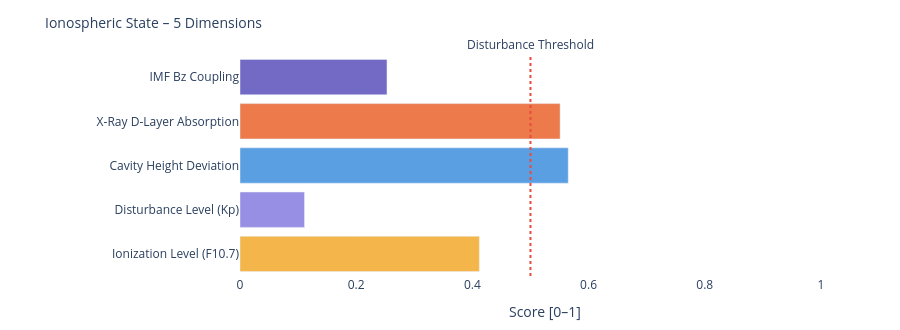

The cell this chart's notebook holds for it:
### Markdown cell above
---
### 📐 Systemic Insight: Geometric Cavity vs. Real Schumann Resonance

**Relevant for:** Layer 6 = delta analysis &nbsp;|&nbsp; Layer 7 = feature vector / system interpretation

A cavity height change from 80 km to 70 km shifts the **idealized geometric frequencies** only minimally:

| Modus | Aktuell | Referenz | Δ |
|-------|---------|----------|---|
| SR-1 | 10.4762 Hz | 10.4599 Hz | +16 mHz |
| SR-2 | 18.1452 Hz | 18.1171 Hz | +28 mHz |
| SR-3 | 25.6612 Hz | 25.6215 Hz | +40 mHz |
| SR-4 | 33.1285 Hz | 33.0772 Hz | +51 mHz |

The geometric effect is limited because 10 km is very small compared to Earth's radius (~6371 km).

**Consequence:** Real Schumann deviations are likely driven more strongly by **conductivity, damping, day/night structure, lightning distribution and source geometry** than by pure cavity height.

---

**Layer 6 compares:**
```
geometric Δ from Layer 4  vs.  observed Δ from real Schumann measurement data
```

**Layer 7 Feature:**
```
If real Δ >> geometric Δ  →  non-geometric factors dominant
```

### Code cell
# ============================================================
# IONOSPHERIC STATE – Summary gauge
# Five dimensions: ionization, disturbance, cavity height, X-Ray, Bz coupling
# ============================================================

def norm(v, lo, hi):
    if v is None: return None
    return round(max(0.0, min(1.0, (v - lo) / (hi - lo))), 3)

# Ionization level (F10.7 → F2-Layer)
ioniz = norm(f107_val, 60, 250)

# Disturbance level (Kp → E/F-Layer irregularities)
disturb = norm(kp_val, 0, 9)

# Cavity height deviation from reference (80 km)
h_dev = norm(abs(h_eff - 80), 0, 20)

# X-Ray ionization (D-Layer absorption)
xray_ioniz = None
if xray_now is not None:
    xray_ioniz = norm(math.log10(max(xray_now, 1e-9)) + 9, 0, 5)

# Bz coupling (southward Bz → stronger magnetosphere-ionosphere coupling)
bz_coupling = norm(-(bz_now or 0), -5, 30) if bz_now is not None else None

dims = [
    ('Ionization Level (F10.7)',    ioniz,      '#F2A623'),
    ('Disturbance Level (Kp)',      disturb,    '#7F77DD'),
    ('Cavity Height Deviation',     h_dev,      '#378ADD'),
    ('X-Ray D-Layer Absorption',    xray_ioniz, '#E85D24'),
    ('IMF Bz Coupling',             bz_coupling,'#534AB7'),
]

fig = go.Figure()
for name, val, col in dims:
    if val is not None:
        h = int(val * 20)
        bar = '█' * h + '░' * (20 - h)
        label = f'{name}:  {bar}  {val:.3f}'
    else:
        label = f'{name}:  {"─" * 20}  n/a'
    fig.add_trace(go.Bar(
        x=[val if val is not None else 0],
        y=[name],
        orientation='h',
        marker_color=col, opacity=0.82,
        showlegend=False
    ))

fig.add_vline(x=0.5, line_dash='dot', line_color='#e74c3c',
              annotation_text='Disturbance Threshold', annotation_position='top')
fig.update_layout(
    title=dict(text='Ionospheric State – 5 Dimensions', font=dict(size=14)),
    xaxis=dict(title='Score [0–1]', range=[0, 1.05]),
    height=330, plot_bgcolor='rgba(0,0,0,0)', paper_bgcolor='rgba(0,0,0,0)',
    margin=dict(l=240, r=50, t=55, b=40)
)
fig.show()

print(f'\nIonospheric state:')
for name, val, _ in dims:
    print(f'  {name:<35} {val:.3f}' if val is not None else f'  {name:<35} n/a')

### Figure 1 — Plotly figure (JSON) as saved in the notebook; plotly's stock layout.template omitted (floating-point values rounded to 4 significant figures)
{"data": [{"marker": {"color": "#F2A623"}, "opacity": 0.82, "orientation": "h", "showlegend": false, "type": "bar", "x": [0.412], "y": ["Ionization Level (F10.7)"]}, {"marker": {"color": "#7F77DD"}, "opacity": 0.82, "orientation": "h", "showlegend": false, "type": "bar", "x": [0.111], "y": ["Disturbance Level (Kp)"]}, {"marker": {"color": "#378ADD"}, "opacity": 0.82, "orientation": "h", "showlegend": false, "type": "bar", "x": [0.565], "y": ["Cavity Height Deviation"]}, {"marker": {"color": "#E85D24"}, "opacity": 0.82, "orientation": "h", "showlegend": false, "type": "bar", "x": [0.551], "y": ["X-Ray D-Layer Absorption"]}, {"marker": {"color": "#534AB7"}, "opacity": 0.82, "orientation": "h", "showlegend": false, "type": "bar", "x": [0.253], "y": ["IMF Bz Coupling"]}], "layout": {"annotations": [{"showarrow": false, "text": "Disturbance Threshold", "x": 0.5, "xanchor": "center", "xref": "x", "y": 1, "yanchor": "bottom", "yref": "y domain"}], "height": 330, "margin": {"b": 40, "l": 240, "r": 50, "t": 55}, "paper_bgcolor": "rgba(0,0,0,0)", "plot_bgcolor": "rgba(0,0,0,0)", "shapes": [{"line": {"color": "#e74c3c", "dash": "dot"}, "type": "line", "x0": 0.5, "x1": 0.5, "xref": "x", "y0": 0, "y1": 1, "yref": "y domain"}], "title": {"font": {"size": 14}, "text": "Ionospheric State – 5 Dimensions"}, "xaxis": {"range": [0, 1.05], "title": {"text": "Score [0–1]"}}}}
